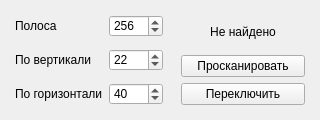
<?xml version="1.0" encoding="UTF-8"?>
<ui version="4.0">
 <class>mainWindow</class>
 <widget class="QMainWindow" name="mainWindow">
  <property name="geometry">
   <rect>
    <x>0</x>
    <y>0</y>
    <width>320</width>
    <height>120</height>
   </rect>
  </property>
  <property name="sizePolicy">
   <sizepolicy hsizetype="Fixed" vsizetype="Fixed">
    <horstretch>0</horstretch>
    <verstretch>0</verstretch>
   </sizepolicy>
  </property>
  <property name="minimumSize">
   <size>
    <width>320</width>
    <height>120</height>
   </size>
  </property>
  <property name="maximumSize">
   <size>
    <width>320</width>
    <height>120</height>
   </size>
  </property>
  <property name="windowTitle">
   <string>Ambilight Host</string>
  </property>
  <widget class="QWidget" name="centralwidget">
   <layout class="QHBoxLayout" name="horizontalLayout">
    <item>
     <layout class="QFormLayout" name="params">
      <property name="leftMargin">
       <number>6</number>
      </property>
      <property name="topMargin">
       <number>6</number>
      </property>
      <property name="rightMargin">
       <number>6</number>
      </property>
      <property name="bottomMargin">
       <number>6</number>
      </property>
      <item row="2" column="1">
       <widget class="QSpinBox" name="leds_h">
        <property name="minimum">
         <number>1</number>
        </property>
        <property name="maximum">
         <number>100</number>
        </property>
        <property name="value">
         <number>22</number>
        </property>
       </widget>
      </item>
      <item row="4" column="1">
       <widget class="QSpinBox" name="leds_w">
        <property name="minimum">
         <number>1</number>
        </property>
        <property name="maximum">
         <number>400</number>
        </property>
        <property name="value">
         <number>40</number>
        </property>
       </widget>
      </item>
      <item row="0" column="1">
       <widget class="QSpinBox" name="strip_width">
        <property name="minimum">
         <number>1</number>
        </property>
        <property name="maximum">
         <number>1000</number>
        </property>
        <property name="value">
         <number>256</number>
        </property>
       </widget>
      </item>
      <item row="0" column="0">
       <widget class="QLabel" name="strip_width_lb">
        <property name="text">
         <string>Полоса</string>
        </property>
       </widget>
      </item>
      <item row="2" column="0">
       <widget class="QLabel" name="leds_h_lb">
        <property name="text">
         <string>По вертикали</string>
        </property>
       </widget>
      </item>
      <item row="4" column="0">
       <widget class="QLabel" name="leds_w_lb">
        <property name="text">
         <string>По горизонтали</string>
        </property>
       </widget>
      </item>
      <item row="1" column="0">
       <spacer name="spacer_1">
        <property name="orientation">
         <enum>Qt::Orientation::Vertical</enum>
        </property>
        <property name="sizeHint" stdset="0">
         <size>
          <width>20</width>
          <height>40</height>
         </size>
        </property>
       </spacer>
      </item>
      <item row="3" column="0">
       <spacer name="spacer_2">
        <property name="orientation">
         <enum>Qt::Orientation::Vertical</enum>
        </property>
        <property name="sizeHint" stdset="0">
         <size>
          <width>20</width>
          <height>40</height>
         </size>
        </property>
       </spacer>
      </item>
     </layout>
    </item>
    <item>
     <layout class="QVBoxLayout" name="state">
      <property name="leftMargin">
       <number>6</number>
      </property>
      <property name="topMargin">
       <number>6</number>
      </property>
      <property name="rightMargin">
       <number>6</number>
      </property>
      <property name="bottomMargin">
       <number>6</number>
      </property>
      <item>
       <widget class="QLabel" name="device">
        <property name="text">
         <string>Не найдено</string>
        </property>
        <property name="alignment">
         <set>Qt::AlignmentFlag::AlignCenter</set>
        </property>
       </widget>
      </item>
      <item>
       <widget class="QPushButton" name="scan_control">
        <property name="text">
         <string>Просканировать</string>
        </property>
       </widget>
      </item>
      <item>
       <widget class="QPushButton" name="state_control">
        <property name="text">
         <string>Переключить</string>
        </property>
        <property name="checkable">
         <bool>true</bool>
        </property>
       </widget>
      </item>
     </layout>
    </item>
   </layout>
  </widget>
 </widget>
 <resources/>
 <connections/>
</ui>
